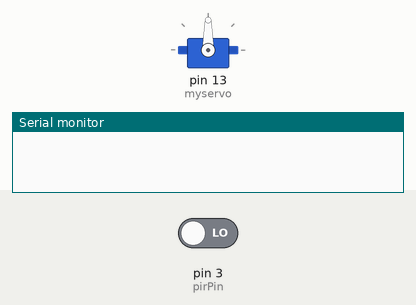
Simulated run of this sketch. Board: Arduino Uno, built with avr-gcc and run on an emulated ATmega328P. Shown: servo, the last lines printed to the serial monitor. Inputs (shaded band) come from the test bench; at power-on: pin 3 (pirPin) LOW.

Above: at 1.8 s.
1.9 s: pin 3 (pirPin) driven HIGH
6.5 s: pin 3 (pirPin) driven LOW
At 8.0 s:
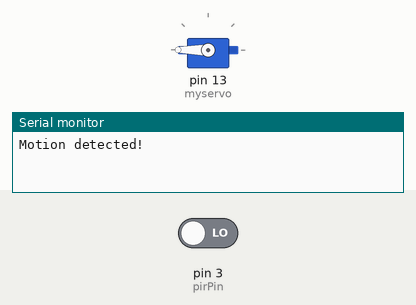
Timing chart, 0 to 9.5 s (numbered marks = the images above; inputs shaded):
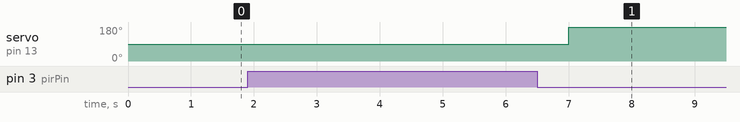

Measured:
- after the input at 6.5 s, servo on pin 13 (myservo): goes on until 7.0 s, then stays 180°

The sketch:

motion_sensor.ino
```cpp
#include <Servo.h>

// Define PIR sensor pin
int pirPin = 3;

// Create a Servo object
Servo myservo;

void setup() {
  // Initialize serial communication
  Serial.begin(9600);

  // Attach servo to pin 9
  myservo.attach(13);

  // Initialize PIR sensor pin as input
  pinMode(pirPin, INPUT);
}

void loop() {
  // Read PIR sensor value
  int pirValue = digitalRead(pirPin);

  if (pirValue == HIGH) {
    // PIR sensor detected motion
    Serial.println("Motion detected!");

    // Move servo to a specific angle (e.g., 90 degrees)
    myservo.write(90);

    // Wait for the servo to reach the desired position
    delay(5000);

    // Return servo to the initial position (e.g., 0 degrees)
    myservo.write(180);
  }

  // Optional delay to avoid rapid detection
  delay(500);
}
```
